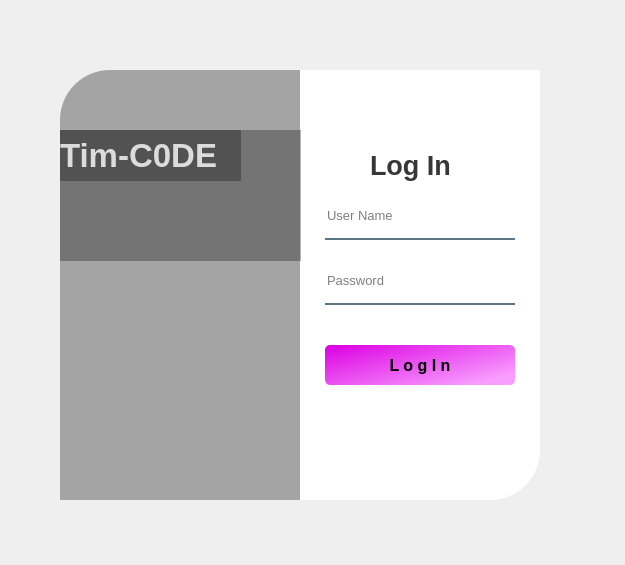
<?xml version="1.0" encoding="UTF-8"?>
<ui version="4.0">
 <class>Form</class>
 <widget class="QWidget" name="Form">
  <property name="geometry">
   <rect>
    <x>0</x>
    <y>0</y>
    <width>625</width>
    <height>565</height>
   </rect>
  </property>
  <property name="windowTitle">
   <string>Form</string>
  </property>
  <widget class="QWidget" name="widget" native="true">
   <property name="geometry">
    <rect>
     <x>30</x>
     <y>50</y>
     <width>550</width>
     <height>500</height>
    </rect>
   </property>
   <widget class="QLabel" name="label">
    <property name="geometry">
     <rect>
      <x>30</x>
      <y>20</y>
      <width>280</width>
      <height>430</height>
     </rect>
    </property>
    <property name="styleSheet">
     <string notr="true">background-image: url(:/img/dlyafotoshopa1.jpg);
border-top-left-radius: 50px;
</string>
    </property>
    <property name="text">
     <string/>
    </property>
   </widget>
   <widget class="QLabel" name="label_2">
    <property name="geometry">
     <rect>
      <x>30</x>
      <y>20</y>
      <width>280</width>
      <height>430</height>
     </rect>
    </property>
    <property name="styleSheet">
     <string notr="true">background-color: rgb(0, 0, 0, 80);
border-top-left-radius: 50px;
</string>
    </property>
    <property name="text">
     <string/>
    </property>
   </widget>
   <widget class="QLabel" name="label_3">
    <property name="geometry">
     <rect>
      <x>270</x>
      <y>20</y>
      <width>240</width>
      <height>430</height>
     </rect>
    </property>
    <property name="styleSheet">
     <string notr="true">background-color: rgb(255, 255, 255, 255);
border-bottom-right-radius: 50px;</string>
    </property>
    <property name="text">
     <string/>
    </property>
   </widget>
   <widget class="QLabel" name="label_4">
    <property name="geometry">
     <rect>
      <x>340</x>
      <y>80</y>
      <width>121</width>
      <height>71</height>
     </rect>
    </property>
    <property name="font">
     <font>
      <pointsize>20</pointsize>
      <weight>75</weight>
      <bold>true</bold>
     </font>
    </property>
    <property name="styleSheet">
     <string notr="true">color: rgb(0, 0, 0, 200);</string>
    </property>
    <property name="text">
     <string>Log In</string>
    </property>
   </widget>
   <widget class="QLineEdit" name="lineEdit">
    <property name="geometry">
     <rect>
      <x>295</x>
      <y>150</y>
      <width>190</width>
      <height>40</height>
     </rect>
    </property>
    <property name="font">
     <font>
      <pointsize>10</pointsize>
     </font>
    </property>
    <property name="styleSheet">
     <string notr="true">background-color: rgb(0, 0, 0, 0);
border:none;
border-bottom: 2px solid rgb(46, 82, 101, 200);
padding-bottom: 7px;</string>
    </property>
    <property name="placeholderText">
     <string>User Name</string>
    </property>
   </widget>
   <widget class="QLineEdit" name="lineEdit_2">
    <property name="geometry">
     <rect>
      <x>295</x>
      <y>215</y>
      <width>190</width>
      <height>40</height>
     </rect>
    </property>
    <property name="font">
     <font>
      <pointsize>10</pointsize>
     </font>
    </property>
    <property name="styleSheet">
     <string notr="true">background-color: rgb(0, 0, 0, 0);
border:none;
border-bottom: 2px solid rgb(46, 82, 101, 200);
padding-bottom: 7px;</string>
    </property>
    <property name="echoMode">
     <enum>QLineEdit::Password</enum>
    </property>
    <property name="placeholderText">
     <string>Password</string>
    </property>
   </widget>
   <widget class="QPushButton" name="pushButton">
    <property name="geometry">
     <rect>
      <x>295</x>
      <y>295</y>
      <width>190</width>
      <height>40</height>
     </rect>
    </property>
    <property name="font">
     <font>
      <pointsize>12</pointsize>
      <weight>75</weight>
      <bold>true</bold>
     </font>
    </property>
    <property name="styleSheet">
     <string notr="true">QPushButton#pushButton{
	background-color: qlineargradient(spread:pad, x1:0, y1:0.0454545, x2:0.9375, y2:0.813, stop:0 rgba(220, 2, 227, 255), stop:1 rgba(249, 158, 255, 255));
	border-radius: 5px;
}

QPushButton#pushButton:hover{
	background-color: qlineargradient(spread:pad, x1:0, y1:0, x2:0.647727, y2:0.415, stop:0 rgba(24, 35, 186, 255), stop:1 rgba(14, 170, 147, 255));
}
QPushButton#pushButton:pressed{
	background-color: qlineargradient(spread:pad, x1:0, y1:0, x2:0.647727, y2:0.415, stop:0 rgba(24, 35, 186, 255), stop:1 rgba(14, 170, 147, 255));
	padding-left: 5px;
	padding-top: 5px;
}</string>
    </property>
    <property name="text">
     <string>L o g I n</string>
    </property>
   </widget>
   <widget class="QWidget" name="widget_2" native="true">
    <property name="geometry">
     <rect>
      <x>30</x>
      <y>80</y>
      <width>241</width>
      <height>131</height>
     </rect>
    </property>
    <property name="styleSheet">
     <string notr="true">background-color: rgb(0,0,0,75);</string>
    </property>
    <widget class="QLabel" name="label_5">
     <property name="geometry">
      <rect>
       <x>0</x>
       <y>0</y>
       <width>181</width>
       <height>51</height>
      </rect>
     </property>
     <property name="font">
      <font>
       <pointsize>25</pointsize>
       <weight>75</weight>
       <bold>true</bold>
      </font>
     </property>
     <property name="styleSheet">
      <string notr="true">color: rgb(250,250,250,210);</string>
     </property>
     <property name="text">
      <string>Tim-C0DE</string>
     </property>
    </widget>
   </widget>
  </widget>
 </widget>
 <resources>
  <include location="img.qrc"/>
 </resources>
 <connections/>
</ui>
